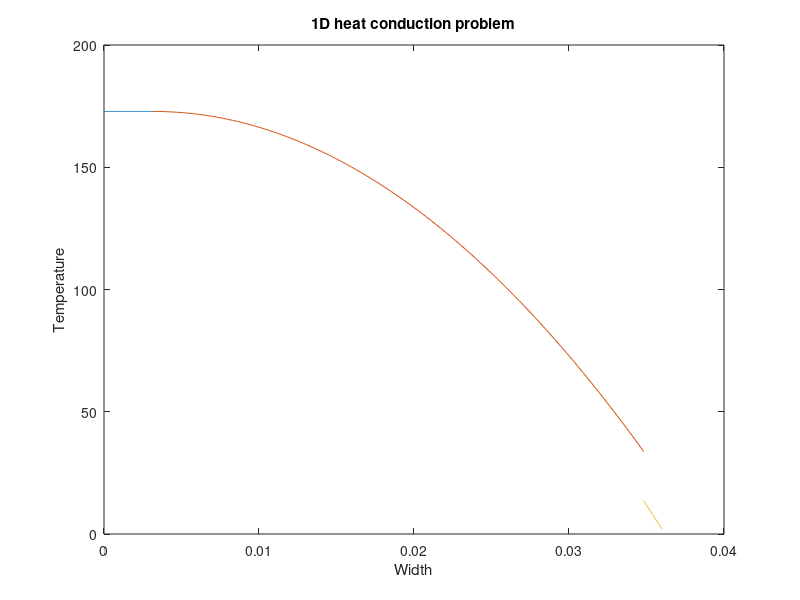

This figure's MATLAB source:
function F=driver

% clear the console screen
clc; close all;clf
% load the data structure with info pertaining to the physical problem
global dat
dat.condu=@condu;
dat.esrc=@esrc;
dat.hgap=15764;
dat.width=[0.003175 0.034823 0.036];
bc.left.type=0; %0=neumann, 1=robin, 2=dirichlet
bc.left.C=0; % (that data is C in: +Ddu/dn=C // u/4+D/2du/dn=C // u=C)
bc.rite.type=2;
bc.rite.C=2;
dat.bc=bc; clear bc;

verif_hc_eq;

return
end

%%%%%%%%%%%%%%%%%%%%%%%%%%%%%%%%%%%%%
function verif_hc_eq
global dat

cd=dat.condu; src=dat.esrc; hgap=dat.hgap; L=dat.width; 

switch dat.bc.left.type
    case 0 % Neumann
        % +Ddu/dn=C on the left becomes: -Ddu/dx=C <==> -D.B=C <==> B=-C/D
        mat(1,1:6) =[1,0,0,0,0,0];
        b(1) = -dat.bc.left.C / cd(L(1));
    case 1 % Robin
        % u/4+D/2du/dn=C on the left becomes: u/4-D/2du/dx=C 
        % <==> -(D/2)*B+E/4=C 
        mat(1,1:6) =[-cd(L(1))/2,1/4,0,0,0,0];
        b(1) = dat.bc.left.C;
    case 2 % Dirichlet
        mat(1,1:6) =[0,1,0,0,0,0];
        b(1) = dat.bc.left.C;
end
switch dat.bc.rite.type
    case 0 % Neumann
        % +Ddu/dn=C on the right becomes: Ddu/dx=C <==> D.B=C <==> B=C/D
        mat(6,1:6) =[0,0,0,0,1,0];
        b(6) = dat.bc.rite.C / cd(L(3));
    case 1 % Robin
        % u/4+D/2du/dn=C on the right becomes: u/4+D/2du/dx=C 
        % <==> (BL+E)/4 + (D/2)*B = C 
        mat(6,1:6) =[0,0,0,0,L(3)/4+cd(L(3))/2,1/4];
        b(6) = dat.bc.rite.C;
    case 2 % Dirichlet
        mat(6,1:6) =[0,0,0,0,L(3),1];
        b(6) = dat.bc.rite.C;
end

Y1=-src(L(2))/cd(L(1));
Y2=-src(L(2))/(2*cd(L(2)));

mat(2,1:6) =[cd(L(1))/cd(L(2)),0,-1,0,0,0];
mat(3,1:6) =[L(1),1,-L(1),-1,0,0];
mat(4,1:6) =[0,0,2*cd(L(2))+L(2)*hgap,hgap,-L(2)*hgap,-hgap];
mat(5,1:6) =[0,0,L(2)*hgap,hgap,2*cd(L(3))-L(2)*hgap,-hgap];
b(2) =Y1*L(1);
b(3) =Y2*L(1)*L(1);
b(4) =-hgap*Y2*L(2)*L(2)+2*src(L(2))*L(2);
b(5) =-hgap*Y2*L(2)*L(2);

% get coefficient for the analytical solution
a=mat\b';
x1=linspace(0,L(1));
x2=linspace(L(1),L(2));
x3=linspace(L(2),L(3));
y1=a(1)*x1+a(2);
y2=Y2*(x2.^2)+a(3)*x2+a(4);
y3=a(5)*x3+a(6);

plot(x1,y1,x2,y2,x3,y3); hold all;
title('1D heat conduction problem')
xlabel('Width')
ylabel('Temperature')

return
end

%%%%%%%%%%%%%%%%%%%%%%%%%%%%%%%%%%%%%
function y=condu(x)
global dat;
if x<=dat.width(2)
    y=18;
else
    y=16;
end
return
end
%%%%%%%%%%%%%%%%%%%%%%%%%%%%%%%%%%%%%
function y=esrc(x)
global dat
if (x>dat.width(1) || x<=dat.width(2)) 
    y=5000000;
else
    y=0;
end
return
end
%%%%%%%%%%%%%%%%%%%%%%%%%%%%%%%%%%%%%
